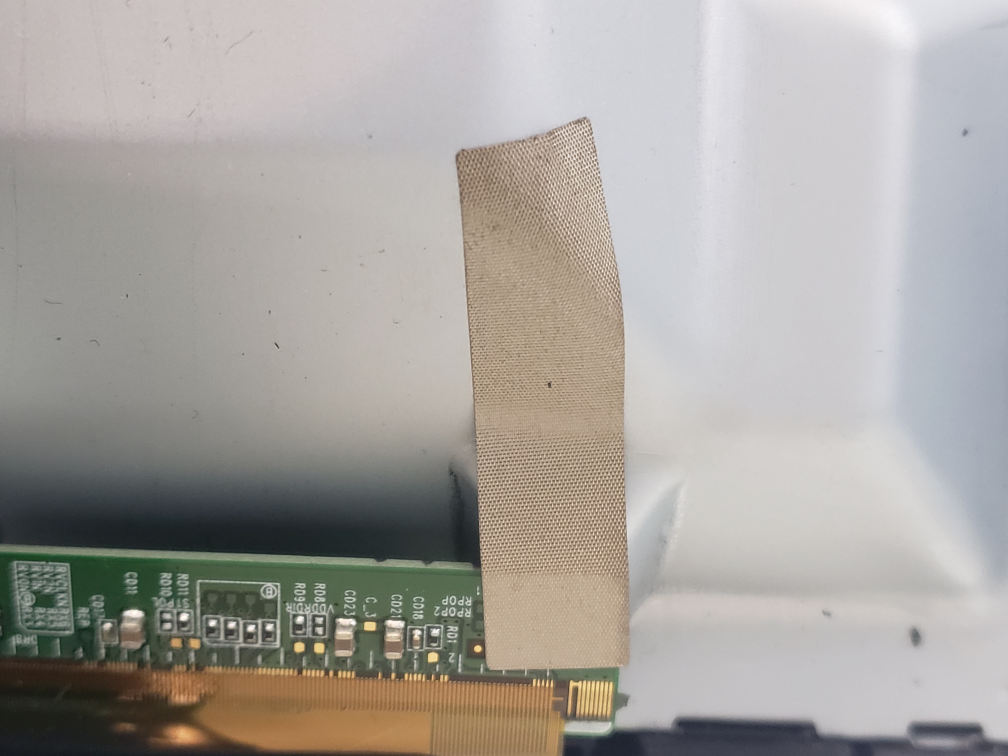
#> input picture images/20190129_114859.jpg, 4032 x 3024 px (shown at 1/4 size)
$ python obj_detection_roi.py
#> lines starting #> are read from the running program, lines starting #| are printed output that depends on the picture
import random
import subprocess
import sys

import cv2 as cv
import numpy as np


def get_sub_images_6(original_img_path: str):
#> called with original_img_path = 'images/20190129_114859.jpg'
    img = cv.imread(original_img_path)
#> img is the input picture: shape (3024, 4032, 3); mean B, G, R 158.9, 163.7, 167.6

    shape = img.shape
#> shape = (3024, 4032, 3)
    rows = shape[0]
#> rows = 3024
    columns = shape[1]
#> columns = 4032

    num_col = 3
    num_row = 2
    roi_list = []
    roi_width = columns // 3
#> roi_width = 1344
    roi_height = rows // 2
#> roi_height = 1512

    for i in range(num_row):
        for j in range(num_col):
            x = j * roi_width
            y = i * roi_height
            w = roi_width
            h = roi_height
            roi_list.append((x, y, w, h))

    list_imgs = [img[c[1]:c[1]+c[3], c[0]:c[0]+c[2]] for c in roi_list]
#> list_imgs = 6 items

    return list_imgs


def get_screen_resolution():
    output = subprocess.Popen(
        'xrandr | grep "\*" | cut -d" " -f4',
        shell=True,
        stdout=subprocess.PIPE
    ).communicate()[0]

    resolution = output.split()[0].split(b'x')

    return int(resolution[0]), int(resolution[1])


def main():
    cc = lambda: random.randint(0, 200)

    obj_cascade = cv.CascadeClassifier('data/lbpcascade_brown_tape.xml')

    img_path = 'images/20190129_114859.jpg'

    list_imgs = get_sub_images_6(img_path)
#> list_imgs = 6 items
    result_list = []

    for id, img in enumerate(list_imgs):
        gray = cv.cvtColor(img, cv.COLOR_BGR2GRAY)

        # detect object
        objs = obj_cascade.detectMultiScale(gray, 1.1, 2)

        # print(len(objs))

        for index, (x, y, w, h) in enumerate(objs):
            color = (cc(), cc(), cc())
            cv.rectangle(img, (x, y), (x + w, y + h), (255, 0, 255), 3)

            label = 'gasket - {}'.format(index + 1)

            (label_w, label_h), baseline = cv.getTextSize(
                label,
                cv.FONT_HERSHEY_SIMPLEX,
                1.0,
                2
            )

            cv.rectangle(
                img,
                (x, y - label_h - int(baseline * 1.8)),
                (x + int(label_w), y - int(baseline * 0.4)),
                color,
                cv.FILLED
            )

            cv.putText(
                img,
                label,
                (x+2, y-12),
                cv.FONT_HERSHEY_SIMPLEX,
                1.0,
                (255, 255, 255),
                2
            )

        result_list.append(img)
#> this loop made 6 passes
#> pass 1, in main, `gray = cv.cvtColor(img, cv.COLOR_BGR2GRAY)`:
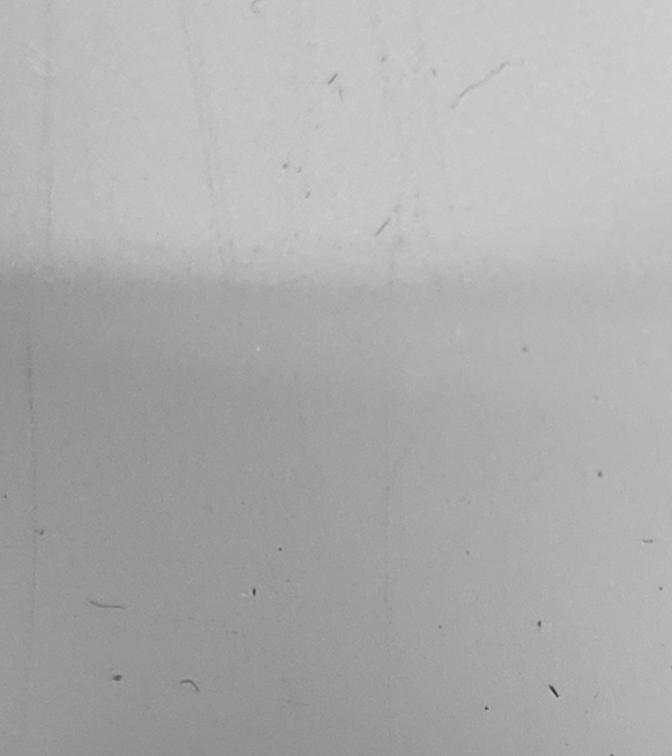
#> gray: shape (1512, 1344) (shown at 1/2 size); min 48, max 208, mean 173
#> pass 2, in main, `gray = cv.cvtColor(img, cv.COLOR_BGR2GRAY)`:
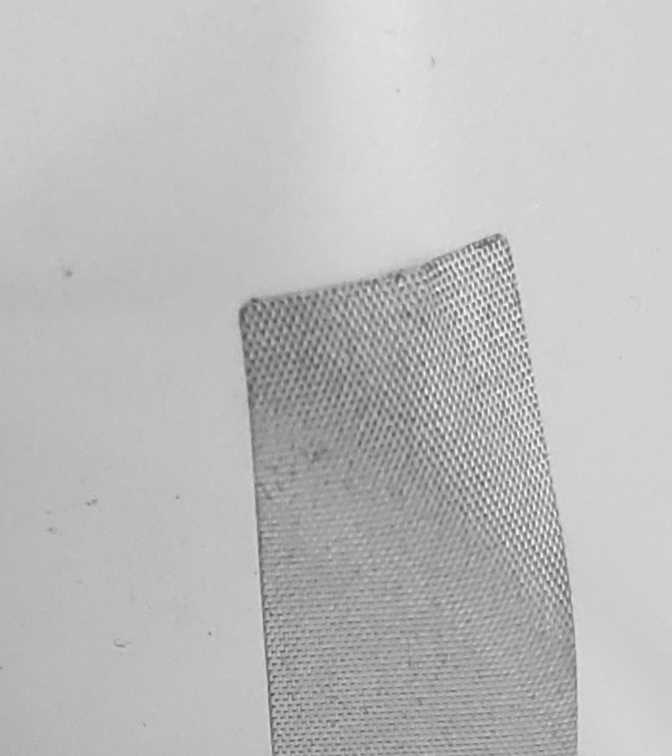
#> gray: shape (1512, 1344) (shown at 1/2 size); min 70, max 253, mean 188.3
#> pass 3, in main, `gray = cv.cvtColor(img, cv.COLOR_BGR2GRAY)`:
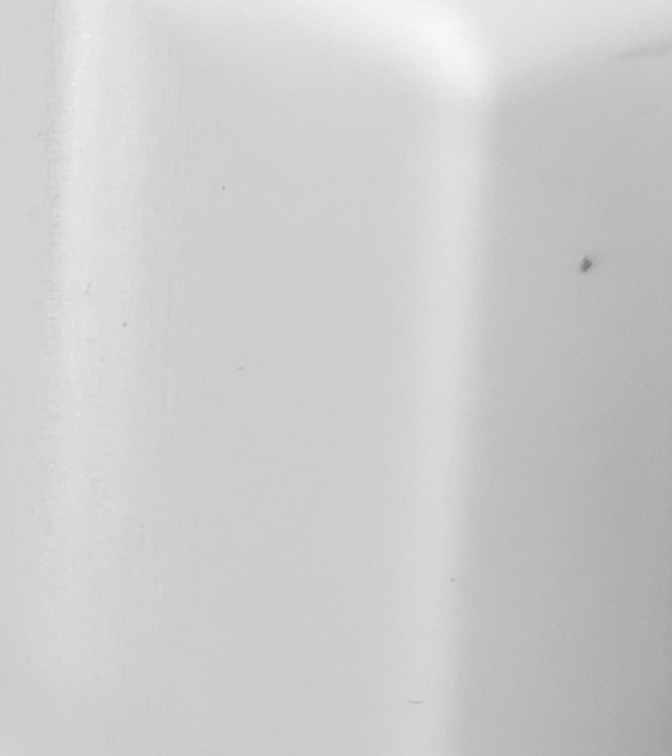
#> gray: shape (1512, 1344) (shown at 1/2 size); min 119, max 250, mean 204.4
#> after the loop:
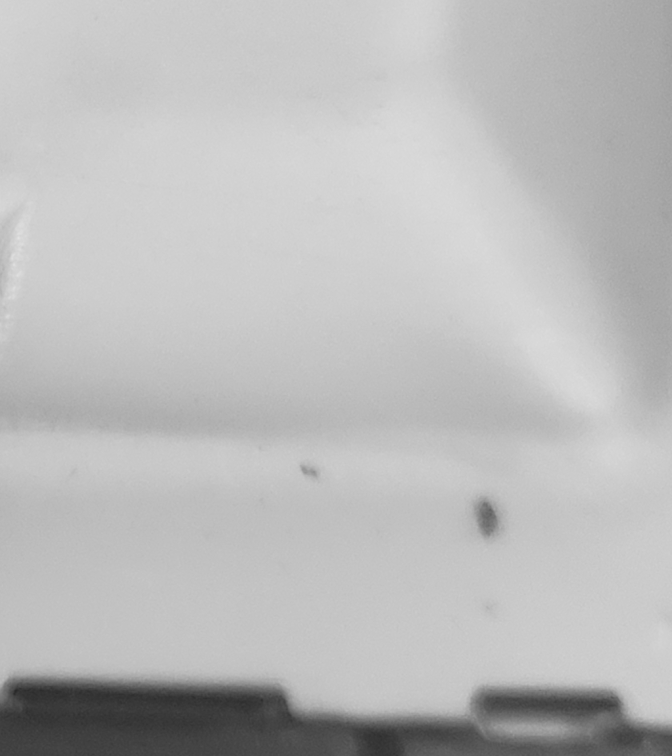
#> gray: shape (1512, 1344) (shown at 1/2 size); min 39, max 227, mean 186.7
#> after the loop, result_list = 6 items

    # concatenate horizontal images
    horz_imgs_1 = np.hstack((result_list[0], result_list[1], result_list[2]))
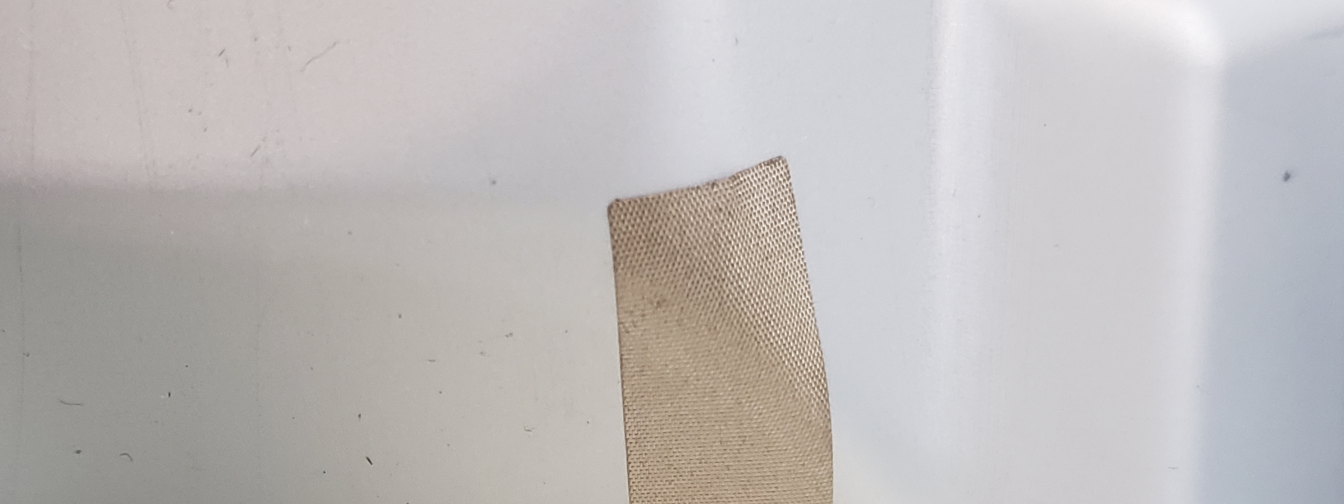
#> horz_imgs_1: shape (1512, 4032, 3) (shown at 1/3 size); mean of channels 0, 1, 2 186.9, 187.6, 191.2; drawn as B, G, R
    horz_imgs_2 = np.hstack((result_list[3], result_list[4], result_list[5]))
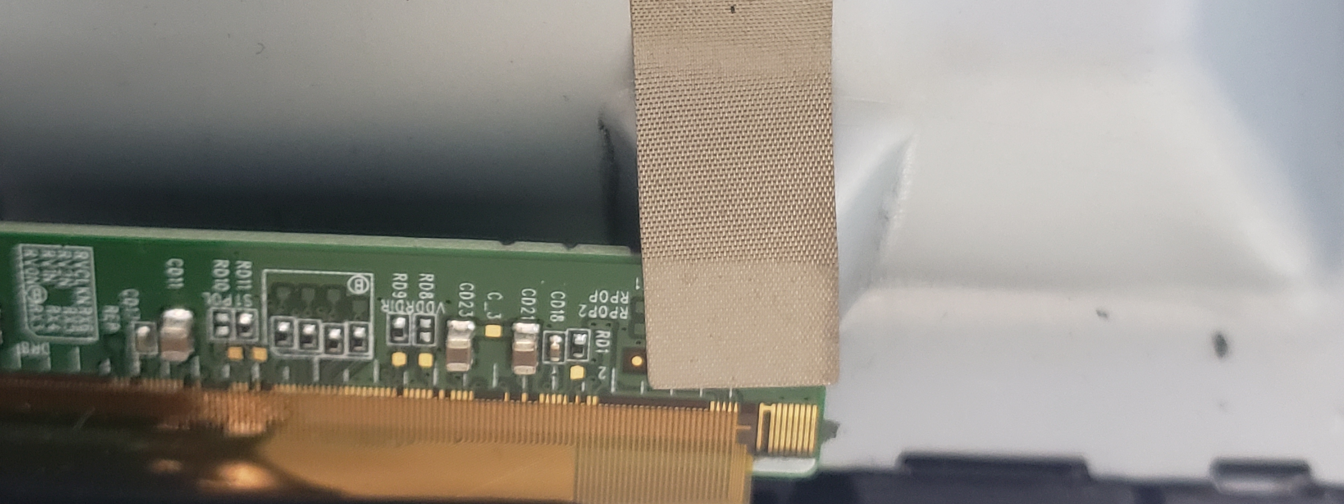
#> horz_imgs_2: shape (1512, 4032, 3) (shown at 1/3 size); mean of channels 0, 1, 2 130.9, 139.9, 144.1; drawn as B, G, R

    # concatenate full image
    full_img = np.vstack((horz_imgs_1, horz_imgs_2))

    res_w, res_h = get_screen_resolution()

    cv.namedWindow('Result', cv.WINDOW_KEEPRATIO)
    cv.resizeWindow('Result', int(res_w // 1.2), int(res_h // 1.2))
    cv.imshow('Result', full_img)

    cv.waitKey(0)
    cv.destroyAllWindows()


if __name__ == "__main__":
#> (the run stopped early here; a loop or call above may not have finished)

$ run again, with images/20190129_114844.jpg copied over images/20190129_114859.jpg
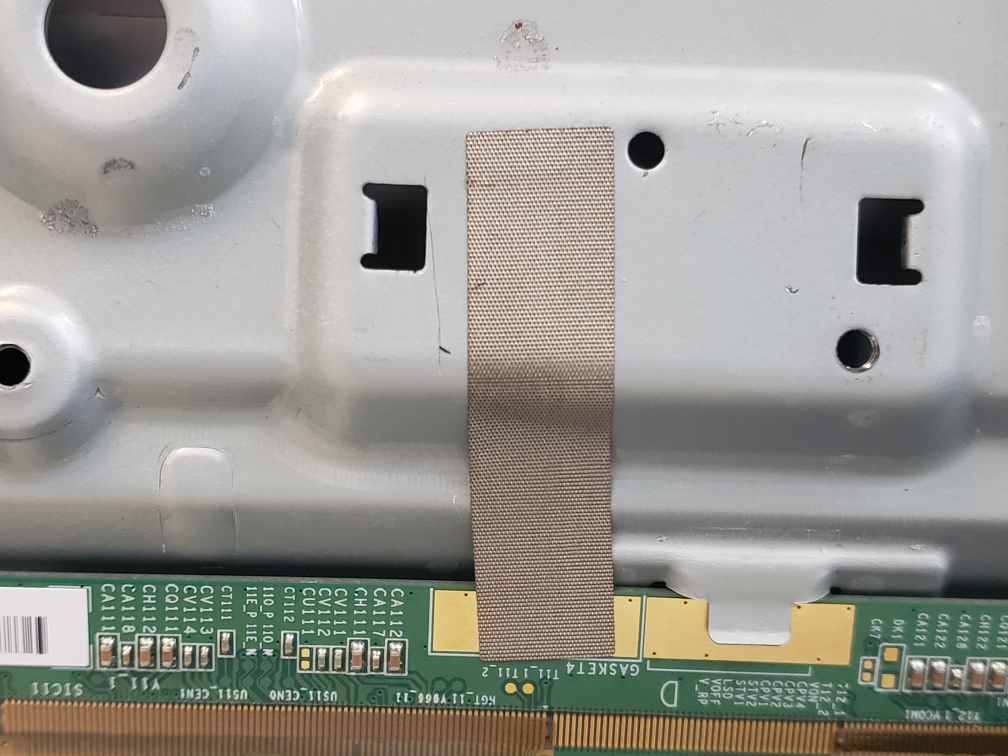
#> input picture images/20190129_114844.jpg, 4032 x 3024 px (shown at 1/4 size)
#> in get_sub_images_6, img is the input picture: shape (3024, 4032, 3); mean B, G, R 148.6, 154.7, 155.7
#> in get_sub_images_6, `list_imgs = [img[c[1]:c[1]+c[3], c[0]:c[0]+c[2]] for c in roi_list]`: list_imgs = 6 items
#> the loop in main, `for id, img in enumerate(list_imgs):` made 6 passes
#> objs on pass 1: [[837, 1279, 89, 48]]
#> after the loop in main, `for id, img in enumerate(list_imgs):`:
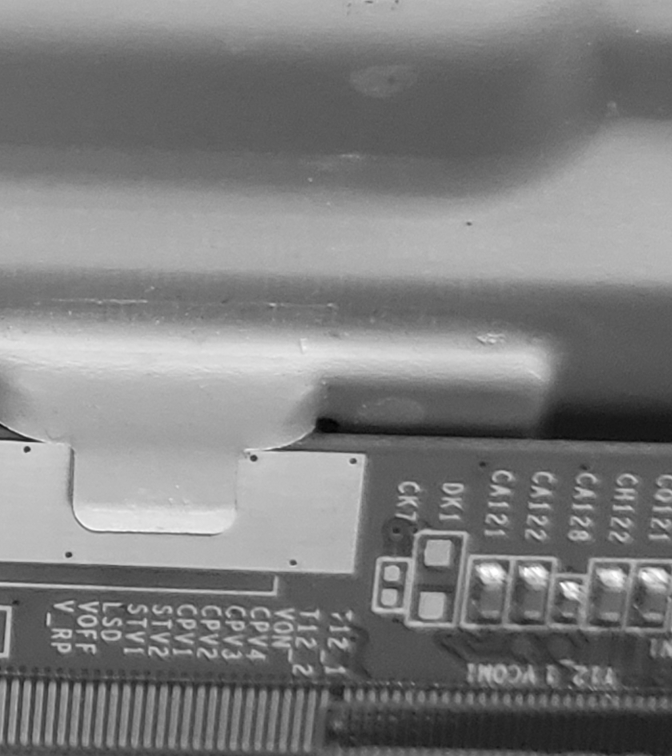
#> gray: shape (1512, 1344) (shown at 1/2 size); min 1, max 255, mean 126.5
#> in main, `horz_imgs_2 = np.hstack((result_list[3], result_list[4], result_list[5..`:
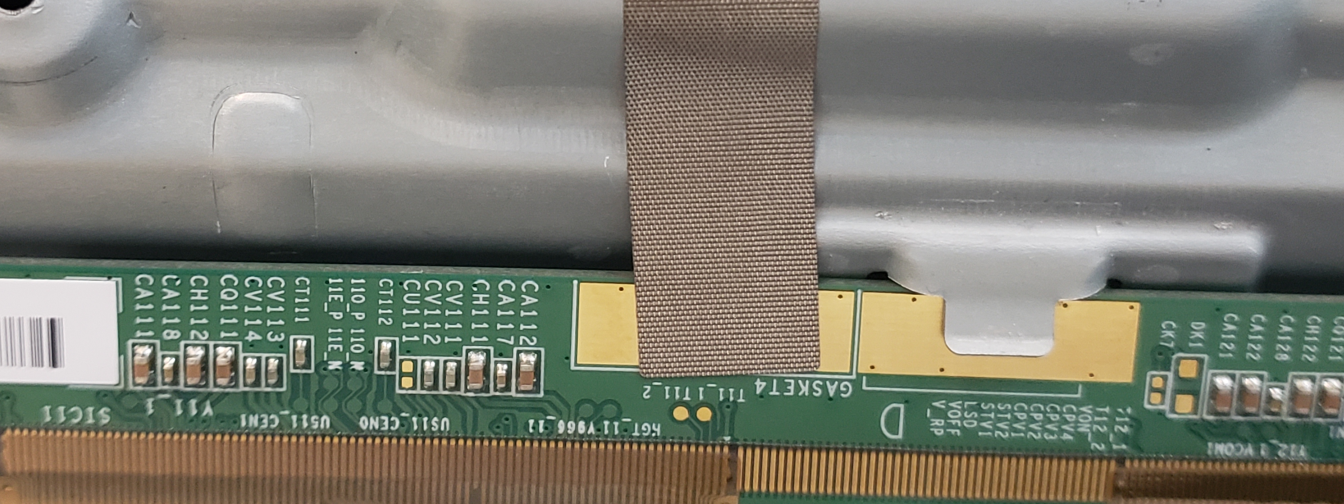
#> horz_imgs_2: shape (1512, 4032, 3) (shown at 1/3 size); mean of channels 0, 1, 2 114.7, 126.5, 126.4; drawn as B, G, R
